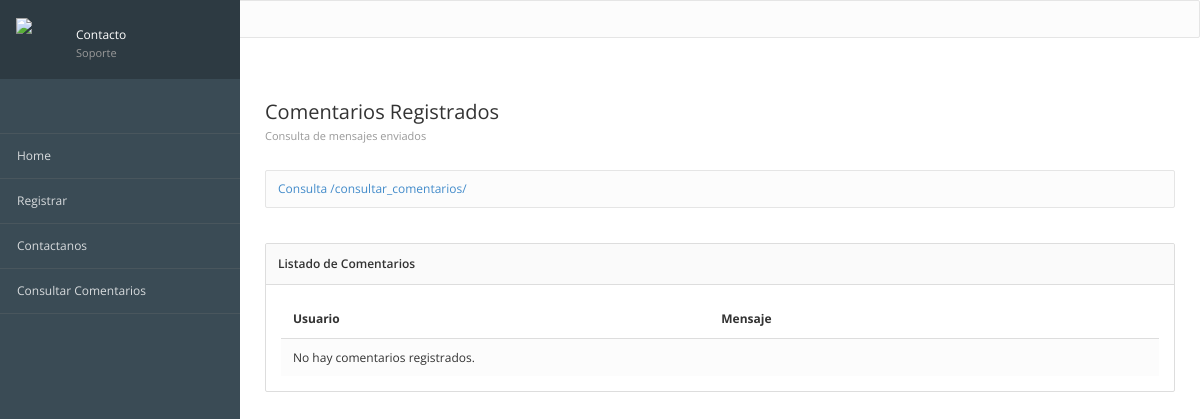
Page /consultar_comentarios/ on the earlier database version.
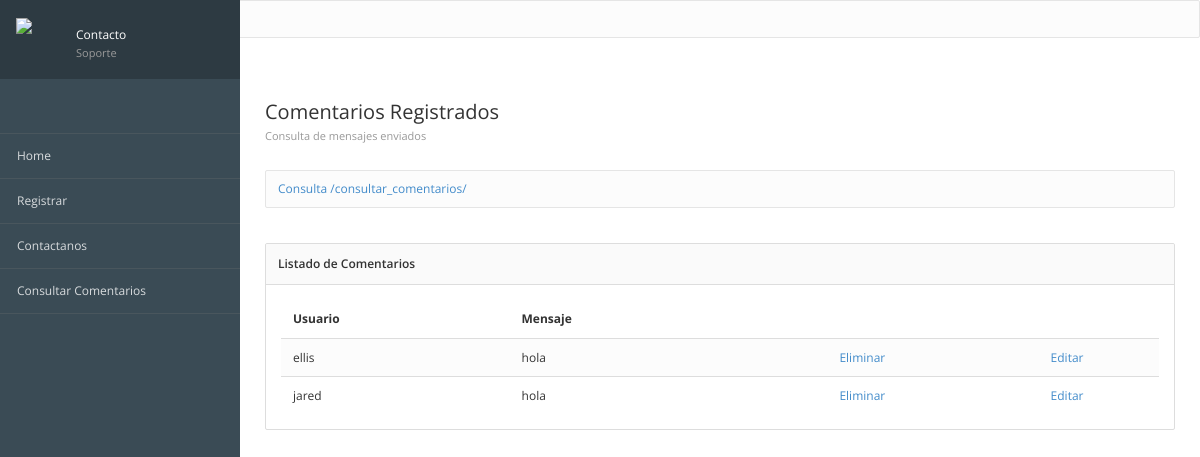
Same page on the later database version.
### registros/models.py (models this page shows, shortened)
class ComentarioContacto(models.Model):
    id = models.AutoField(primary_key=True, verbose_name="Clave")
    usuario = models.TextField(verbose_name="Usuario")
    mensaje = models.TextField(verbose_name="Comentario")
    created = models.DateTimeField(auto_now_add=True, verbose_name="Registrado")
    class Meta:
        verbose_name = "Comentario Contacto"
        verbose_name_plural = "Comentarios Contactos"
        ordering = ["-created"]
    from django.db import models

### registros/views.py (the view)
# urls.py: path('consultar_comentarios/', views_registros.consultar_comentarios, name='consultar_comentarios'),
def consultar_comentarios(request):
  comentarios = ComentarioContacto.objects.all()
  return render(request, 'registros/consultar_comentarios.html', {'comentarios': comentarios})

### registros/templates/registros/consultar_comentarios.html (shortened to what this page needs)
{% extends "inicio/encabezado.html" %}
{% block imagen %}
	{% load static %}
	{% static 'inicio/images/contacto.png' %}
{% endblock %}
{% block titulo_principal %}
	Contacto <span> Soporte</span>
{% endblock %}
{% block contenido %}
<div class="page-header">
	<div class="page-title">
		<h3>Comentarios Registrados
			<small>Consulta de mensajes enviados</small>
		</h3>
	</div>
</div>
{% block url %}
<div class="breadcrumb-line">
	<ul class="breadcrumb">
		<a href="{% url 'consultar_comentarios' %}">
			{% if request.path == '/' %}
				Consulta
			{% else %}
				Consulta {{ request.path }}
			{% endif %}
		</a>
	</ul>
</div>
{% endblock %}
<div class="panel panel-default">
	<div class="panel-heading"><h5 class="panel-title">Listado de Comentarios</h5></div>
	<div class="panel-body">
		<div class="table-responsive">
			<table class="table table-striped">
				<thead>
					<tr>
						<th>Usuario</th>
						<th>Mensaje</th>
					</tr>
				</thead>
				<tbody>
				    {% for comentario in comentarios %}
				    <tr>
				        <td>{{ comentario.usuario }}</td>
				        <td>{{ comentario.mensaje }}</td>
						<td class="text-center">
 						<a href="{%url 'Eliminar' comentario.id%}">Eliminar</a>
						<td class="text-center">
						<a href="{%url 'ConsultaIndividual' comentario.id%}">Editar</a>
						</td>
				    </tr>
				    {% empty %}
				    <tr><td colspan="4">No hay comentarios registrados.</td></tr>
				    {% endfor %}
				</tbody>
			</table>
		</div>
	</div>
</div>
{% endblock %}

Differences in the rows shown:
added ComentarioContacto: usuario "ellis", mensaje "hola"
added ComentarioContacto: usuario "jared", mensaje "hola"
Other differences:
text no longer shown: "No hay comentarios registrados."
